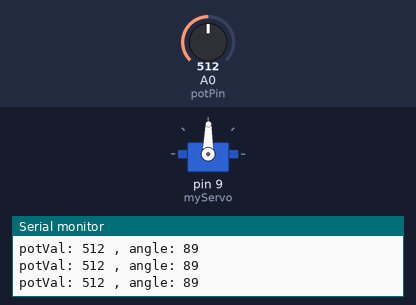
Recording of a sketch running on a simulated Arduino Uno, built with avr-gcc and run on an emulated ATmega328P. Parts: servo, the last lines printed to the serial monitor. The test bench sets the inputs (shaded band); at power-on: A0 (potPin) = 512.

Above: at 1.2 s.
1.3 s: A0 (potPin) set to 555
At 2.1 s:
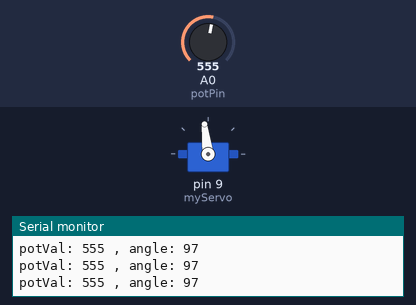
4.3 s: A0 (potPin) set to 587
At 5.0 s:
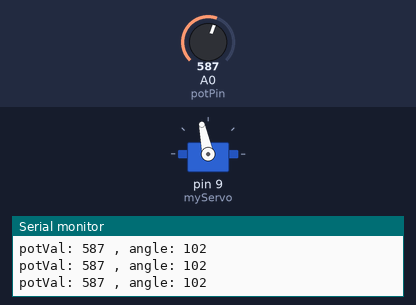
5.8 s: A0 (potPin) set to 306
At 6.8 s:
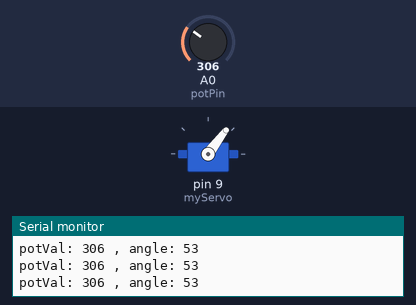
7.3 s: A0 (potPin) set to 716
At 8.3 s:
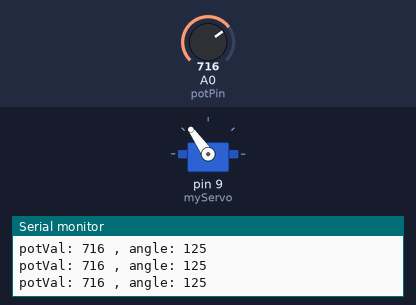
8.8 s: A0 (potPin) set to 0
At 9.8 s:
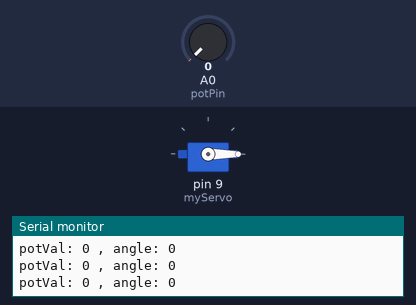
10.3 s: A0 (potPin) set to 8
At 11.7 s:
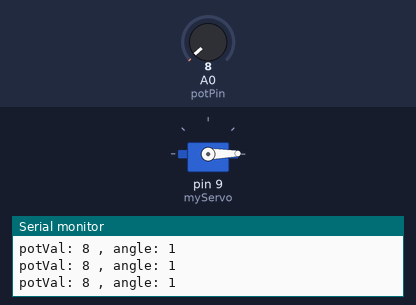
13.3 s: A0 (potPin) set to 11
Timing chart, 0 to 16.3 s (numbered marks = the images above; inputs shaded):
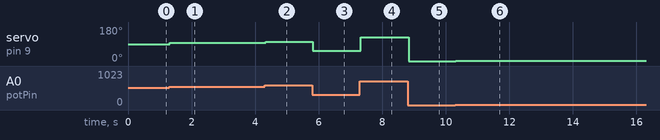

The sketch:

book-project-05.ino
```cpp
#include <Servo.h>
Servo myServo;

int const potPin = A0;
int potVal;
int angle;

void setup() {
  // put your setup code here, to run once:
  myServo.attach(9);
  Serial.begin(9600);
}

void loop() {
  // put your main code here, to run repeatedly:
  potVal = analogRead(potPin);
  Serial.print("potVal: ");
  Serial.print(potVal);

  angle = map(potVal, 0, 1023, 0, 179);
  Serial.print(" , angle: ");
  Serial.print(angle);
  Serial.print("\n\n");

  myServo.write(angle);
  delay(15);
}
```

Measured:
- after the input at 1.3 s, servo on pin 9 (myServo): 89° → 97° at once
- after the input at 4.3 s, servo on pin 9 (myServo): 97° → 102° at once
- after the input at 5.8 s, servo on pin 9 (myServo): 102° → 53° at once
- after the input at 7.3 s, servo on pin 9 (myServo): 53° → 125° at once
- after the input at 8.8 s, servo on pin 9 (myServo): 125° → 0° at once
- after the input at 10.3 s, servo on pin 9 (myServo): 0° → 1° at once
